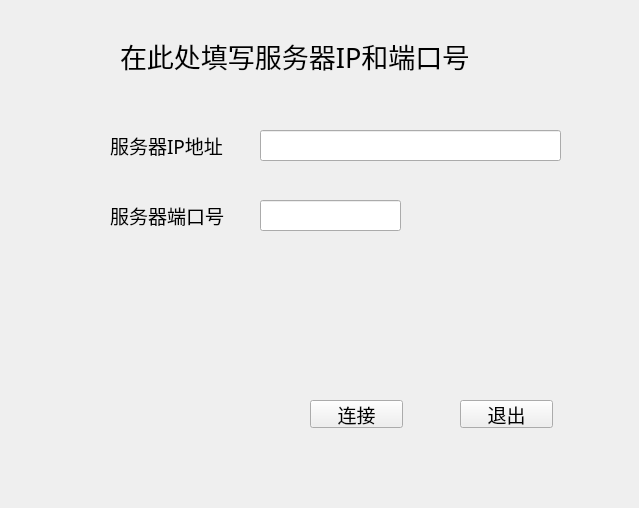
<?xml version="1.0" encoding="UTF-8"?>
<ui version="4.0">
 <class>IpConnet</class>
 <widget class="QWidget" name="IpConnet">
  <property name="geometry">
   <rect>
    <x>0</x>
    <y>0</y>
    <width>639</width>
    <height>508</height>
   </rect>
  </property>
  <property name="font">
   <font>
    <family>Agency FB</family>
    <pointsize>20</pointsize>
    <weight>50</weight>
    <bold>false</bold>
   </font>
  </property>
  <property name="windowTitle">
   <string>Form</string>
  </property>
  <widget class="QLabel" name="label">
   <property name="geometry">
    <rect>
     <x>110</x>
     <y>130</y>
     <width>141</width>
     <height>31</height>
    </rect>
   </property>
   <property name="font">
    <font>
     <family>Agency FB</family>
     <pointsize>14</pointsize>
     <weight>50</weight>
     <bold>false</bold>
    </font>
   </property>
   <property name="text">
    <string>服务器IP地址</string>
   </property>
  </widget>
  <widget class="QLabel" name="label_2">
   <property name="geometry">
    <rect>
     <x>110</x>
     <y>200</y>
     <width>121</width>
     <height>31</height>
    </rect>
   </property>
   <property name="font">
    <font>
     <family>Agency FB</family>
     <pointsize>14</pointsize>
     <weight>50</weight>
     <bold>false</bold>
    </font>
   </property>
   <property name="text">
    <string>服务器端口号</string>
   </property>
  </widget>
  <widget class="QLineEdit" name="IP">
   <property name="geometry">
    <rect>
     <x>260</x>
     <y>130</y>
     <width>301</width>
     <height>31</height>
    </rect>
   </property>
  </widget>
  <widget class="QLineEdit" name="port">
   <property name="geometry">
    <rect>
     <x>260</x>
     <y>200</y>
     <width>141</width>
     <height>31</height>
    </rect>
   </property>
  </widget>
  <widget class="QPushButton" name="connect">
   <property name="geometry">
    <rect>
     <x>310</x>
     <y>400</y>
     <width>93</width>
     <height>28</height>
    </rect>
   </property>
   <property name="font">
    <font>
     <family>Agency FB</family>
     <pointsize>14</pointsize>
     <weight>50</weight>
     <bold>false</bold>
    </font>
   </property>
   <property name="text">
    <string>连接</string>
   </property>
  </widget>
  <widget class="QPushButton" name="exit">
   <property name="geometry">
    <rect>
     <x>460</x>
     <y>400</y>
     <width>93</width>
     <height>28</height>
    </rect>
   </property>
   <property name="font">
    <font>
     <family>Agency FB</family>
     <pointsize>14</pointsize>
     <weight>50</weight>
     <bold>false</bold>
    </font>
   </property>
   <property name="text">
    <string>退出</string>
   </property>
  </widget>
  <widget class="QLabel" name="label_3">
   <property name="geometry">
    <rect>
     <x>120</x>
     <y>40</y>
     <width>421</width>
     <height>31</height>
    </rect>
   </property>
   <property name="font">
    <font>
     <family>Tw Cen MT Condensed Extra Bold</family>
     <pointsize>20</pointsize>
     <weight>50</weight>
     <bold>false</bold>
    </font>
   </property>
   <property name="text">
    <string>在此处填写服务器IP和端口号</string>
   </property>
  </widget>
 </widget>
 <resources/>
 <connections/>
</ui>
